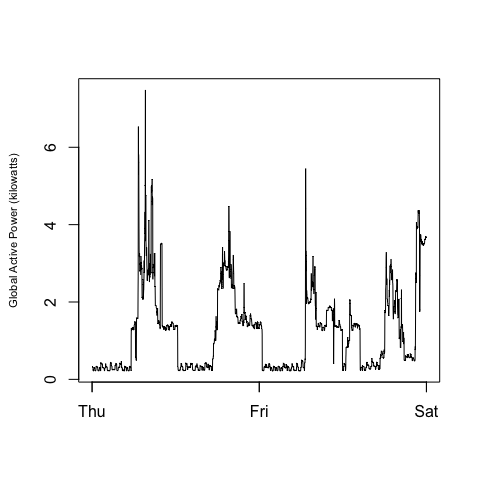

Generate this figure with R:
library(tidyverse)
library(lubridate)

# READING DATA
dat <- read_delim("power.txt", ";", skip = 66000, n_max = 5000, col_names = F)

# COMBINE DATE AND TIME
dat$dt <- with(dat, dmy(X1, tz = "GMT") + hms(X2))

# FILTER DATES
dat <- dat %>% filter(dt >= ymd_hms("2007-02-01 00:00:00"), 
                      dt <= ymd_hms("2007-02-02 23:59:00"))

# GAP PLOT 2
plot(dat$dt, dat$X3, t = "l", xlab = "", 
     ylab = "Global Active Power (kilowatts)", cex.lab = 0.7)
